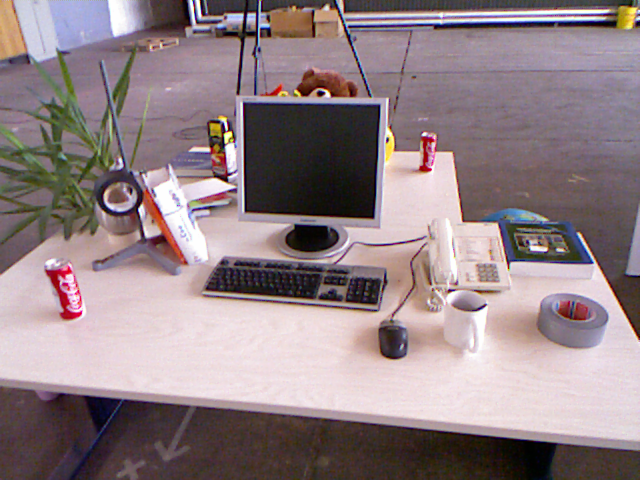
//> input picture orb_feature_detect/1.png, 640 x 480 px
$ ./main   (built with g++ and OpenCV 4)
//> lines starting //> are read from the running program, lines starting //| are printed output that depends on the picture

#include <iostream>
#include <opencv2/opencv.hpp>
#include <chrono>
using namespace cv;
using namespace std;

void orb_feature_match(const cv::Mat &img1 , const cv::Mat &img2 , std::vector<cv::KeyPoint> &key1 , std::vector<cv::KeyPoint> &key2 , std::vector<cv::DMatch> &matches);


int main()
{

    Mat image01 = imread("/Users/han/Opencv_Project/orb_feature_detect/1.png", 1);
//> image01 is the input picture: 480 rows x 640 cols, CV_8UC3; mean B, G, R 133.9, 129.9, 146.3
    Mat image02 = imread("/Users/han/Opencv_Project/orb_feature_detect/2.png", 1);
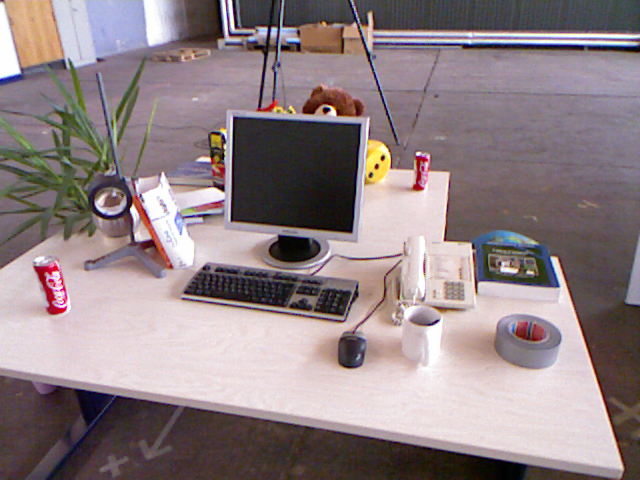
//> input picture orb_feature_detect/2.png, 640 x 480 px
//> image02 is the input picture: 480 rows x 640 cols, CV_8UC3; mean B, G, R 133.1, 129.9, 144.4

    auto start_time = std::chrono::steady_clock::now();

    //灰度图转换
    Mat image1, image2;

    // 实验证明彩色图和灰度图效果一样
    cvtColor(image01, image1, COLOR_BGR2GRAY);
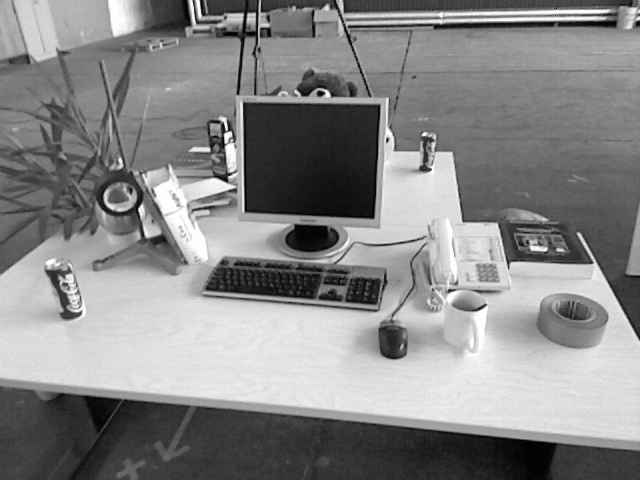
//> image1: 480 rows x 640 cols, CV_8UC1; min 1, max 254, mean 135.2
    cvtColor(image02, image2, COLOR_BGR2GRAY);
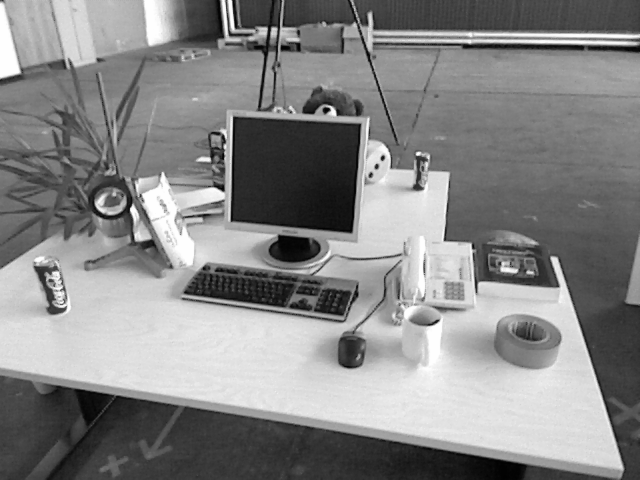
//> image2: 480 rows x 640 cols, CV_8UC1; min 1, max 254, mean 134.6

//    image1 = image01.clone();
//    image2 = image02.clone();

    vector<KeyPoint> keyPoint1, keyPoint2;
    vector<DMatch> GoodMatchePoints;

    orb_feature_match(image1 , image2 , keyPoint1 , keyPoint2 , GoodMatchePoints);
//> in orb_feature_match, `OrbDetector->detect(img1 , key1);`: key1 = 500 keypoints; strongest (x, y, size): (323, 93, 31), (322, 92, 37.2), (230, 132, 31), (226, 128, 31)
//> in orb_feature_match, `OrbDetector->detect(img2 , key2);`: key2 = 500 keypoints; strongest (x, y, size): (329, 109, 31), (328, 109, 37.2), (383, 157, 31), (327, 109, 44.6)
//> in orb_feature_match, `flannIndex.knnSearch(imageDesc2 , matchIndex , matchDistance , 2 , cv:..`: matchIndex = 500 pairs, first value -1 to 498, second value -1 to 499; matchDistance = 500 pairs, first value 4 to 2147483647, second value 11 to 2147483647
//> after the loop in orb_feature_match, `for (int i = 0; i < matchDistance.rows; i++)`: matches = 78 matches
//> keyPoint1 has the same summary as key1 in orb_feature_match; keyPoint2 has the same summary as key2 in orb_feature_match; GoodMatchePoints = 78 matches

    std::cout << "过滤后的匹配有: " << GoodMatchePoints.size() << "对" << std::endl;
//| 过滤后的匹配有: 78对

    Mat first_match;
    drawMatches(image02, keyPoint2, image01, keyPoint1, GoodMatchePoints, first_match);
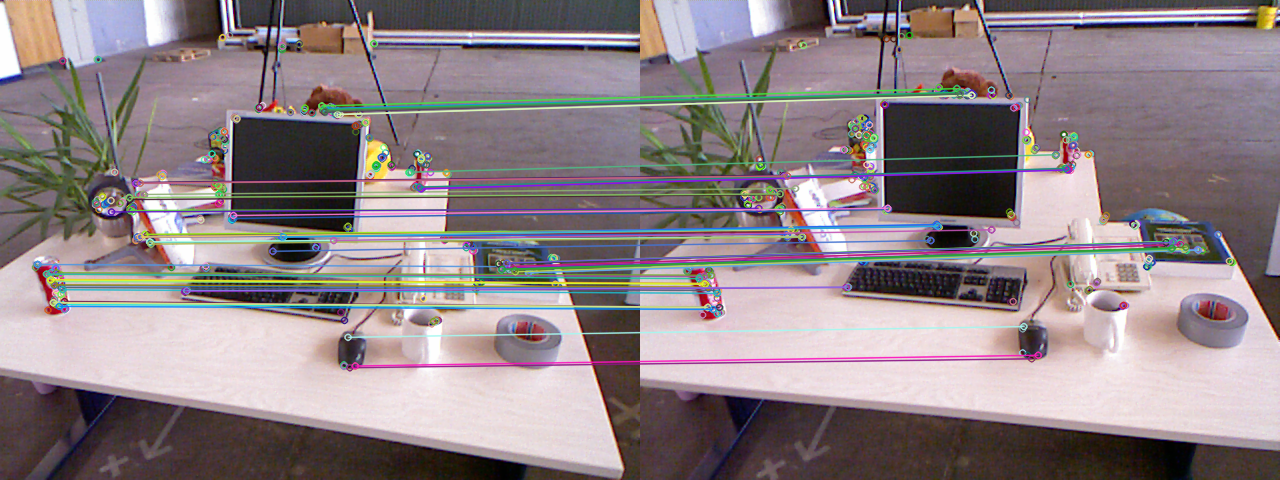
//> first_match: 480 rows x 1280 cols, CV_8UC3; mean B, G, R 134.3, 130.5, 142.9

    auto end_time = std::chrono::steady_clock::now();
    auto cost_time = std::chrono::duration_cast<std::chrono::milliseconds>(end_time - start_time).count();
    std::cout << "cost time: " << cost_time << std::endl;

    imshow("first_match ", first_match);
    imwrite("first_match.jpg", first_match);
    waitKey();
    return 0;
}

void orb_feature_match(const cv::Mat &img1 , const cv::Mat &img2 , std::vector<cv::KeyPoint> &key1 , std::vector<cv::KeyPoint> &key2 , std::vector<cv::DMatch> &matches)
{
    //提取特征点
    cv::Ptr<cv::ORB> OrbDetector = cv::ORB::create();
    OrbDetector->detect(img1 , key1);
    OrbDetector->detect(img2 , key2);

    //特征点描述，为下边的特征点匹配做准备
    cv::Ptr<cv::ORB> OrbDescriptor = cv::ORB::create();
    cv::Mat imageDesc1, imageDesc2;
    OrbDescriptor->compute(img1, key1, imageDesc1);
    OrbDescriptor->compute(img2, key2, imageDesc2);

    cv::flann::Index flannIndex(imageDesc1, flann::LshIndexParams(12, 20, 2), cvflann::FLANN_DIST_HAMMING);

    cv::Mat matchIndex(imageDesc2.rows , 2 , CV_32SC1) , matchDistance(imageDesc2.rows , 2 , CV_32SC1);
    flannIndex.knnSearch(imageDesc2 , matchIndex , matchDistance , 2 , cv::flann::SearchParams());

    // Lowe's algorithm,获取优秀匹配点
    for (int i = 0; i < matchDistance.rows; i++)
    {
        if (matchDistance.at<float>(i,0) < 0.6 * matchDistance.at<float>(i, 1))
        {
            DMatch dmatches(i, matchIndex.at<int>(i, 0), matchDistance.at<float>(i, 0));
            matches.push_back(dmatches);
        }
    }
}
